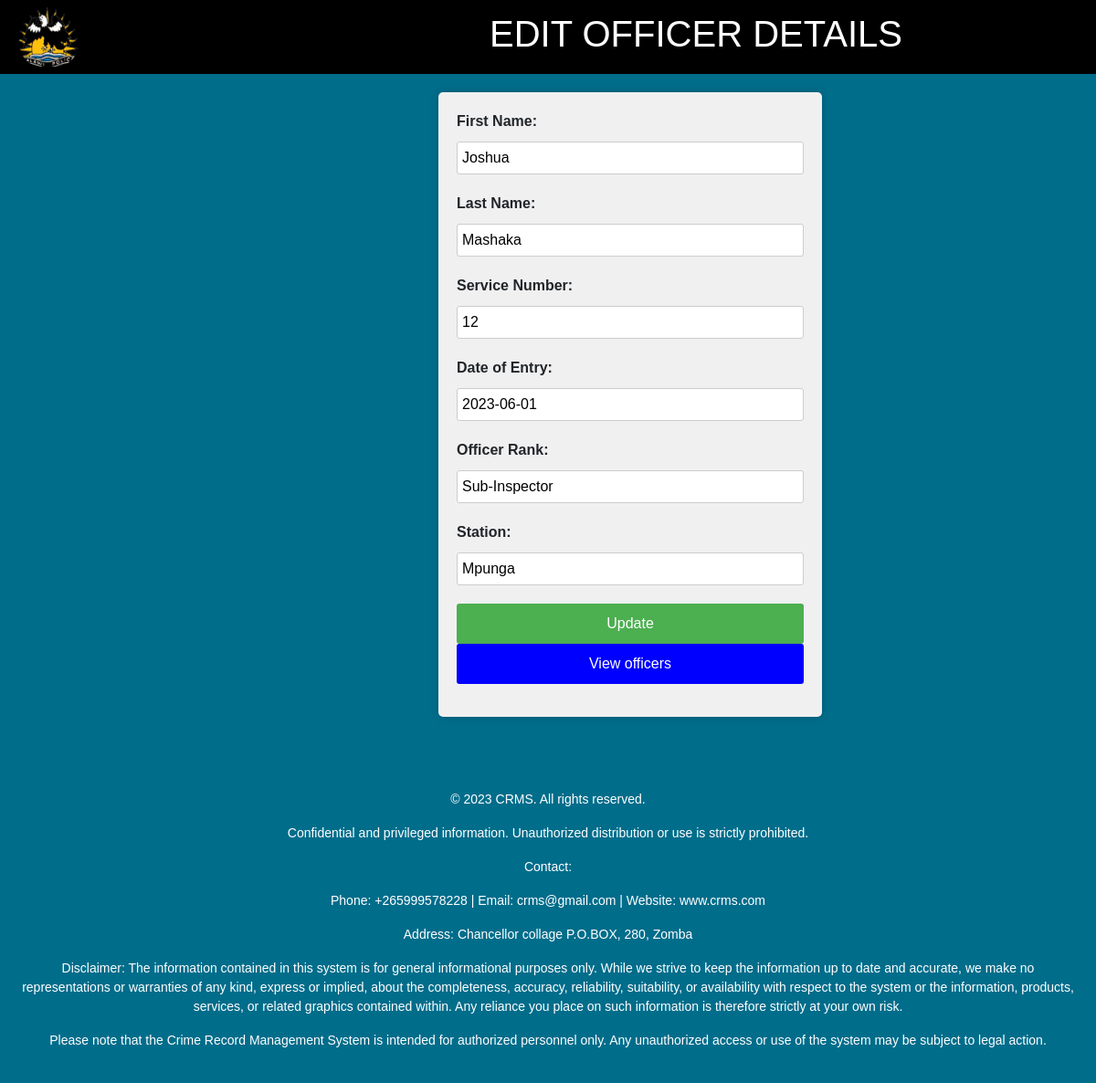
/officers/edit_officer.php?id=1, run on the app's committed database.
### tables this page shows
CREATE TABLE `officers` (
  `id` int(5) NOT NULL,
  `first_name` varchar(30) NOT NULL,
  `last_name` varchar(30) NOT NULL,
  `position` varchar(20) NOT NULL,
  `service_no` int(20) NOT NULL,
  `date_of_entry` date NOT NULL,
  `officer_rank` varchar(20) NOT NULL,
  `station` varchar(50) NOT NULL,
  `password` varchar(255) NOT NULL
);

### officers/edit_officer.php (the view, shortened to what this page needs)
<?php
include('../db/Connections.php');
if (isset($_GET["id"])) {
    $stmt = $conn->prepare("SELECT * FROM officers WHERE id=?");
    $stmt->bind_param("i", $id);
    $stmt->execute();
    $result = $stmt->get_result();
    $officer = mysqli_fetch_assoc($result);
    if ($officer) {
        ?>
        <html>
        <head>
            <link rel="stylesheet" href="https://stackpath.bootstrapcdn.com/bootstrap/4.5.2/css/bootstrap.min.css">
            <link rel="stylesheet" href="https://cdnjs.cloudflare.com/ajax/libs/font-awesome/5.15.3/css/all.min.css">
        </head>
        <body>
<header>
  <nav class="navbar navbar-expand-lg " style="background-color: black;">
    <div class="log">
      <img src="../home/plog.PNG" style="height: 65px; width: 65px; margin-left: 5px; border-radius: 25px;  margin-top: 0px;">
    </div>
    <div>
    <h1 style="color: white; text-align: center; margin-left: 450px;">EDIT OFFICER DETAILS</h1>
    </div>
  </nav>
</header>
        <div class="conntainer">
        <form method="post" >
            <label>First Name:</label>
            <input type="text" name="first_name" value="<?php echo $officer['first_name']; ?>"><br>
            <label>Last Name:</label>
            <input type="text" name="last_name" value="<?php echo $officer['last_name']; ?>"><br>
            <label>Service Number:</label>
            <input type="text" name="service_no" value="<?php echo $officer['service_no']; ?>"><br>
            <label>Date of Entry:</label>
            <input type="text" name="date_of_entry" value="<?php echo $officer['date_of_entry']; ?>"><br>
            <label>Officer Rank:</label>
            <input type="text" name="officer_rank" value="<?php echo $officer['officer_rank']; ?>"><br>
            <label>Station:</label>
            <input type="text" name="station" value="<?php echo $officer['station']; ?>"><br>
            <input type="submit" value="Update"><br>
            <input type="button" value="View officers" onclick="location.href='view_officers.php';">
            </div>
 </body>
</html>
        <?php
    } else {
        echo "Officer not found.";
    }
} else {
    echo "No officer ID provided.";
}
?>

### officers/edit_officer.php (style rules this page uses)
body { height: 100vh; font-family: Arial, sans-serif; background-color: rgb(0, 109, 139); }
.conntainer { width: 35%; padding: 20px; background-color: #f0f0f0; border-radius: 5px; box-shadow: 0 0 10px rgba(0, 0, 0, 0.2); margin-top: 20px; margin-left: 480px; }
label { display: block; margin-bottom: 10px; font-weight: bold; }
input[type="text"] { padding: 5px; border-radius: 3px; border: 1px solid #ccc; margin-bottom: 20px; width: 100%; box-sizing: border-box; }
input[type="submit"] { background-color: #4CAF50; color: white; padding: 10px 20px; border: none; border-radius: 3px; cursor: pointer; width: 100%; }
input[type="button"] { background-color: blue; color: white; padding: 10px; border: none; border-radius: 3px; cursor: pointer; width: 100%; }

### data on the page
officers: first_name "Joshua", last_name "Mashaka", service_no "12", date_of_entry "2023-06-01", officer_rank "Sub-Inspector", station "Mpunga"
